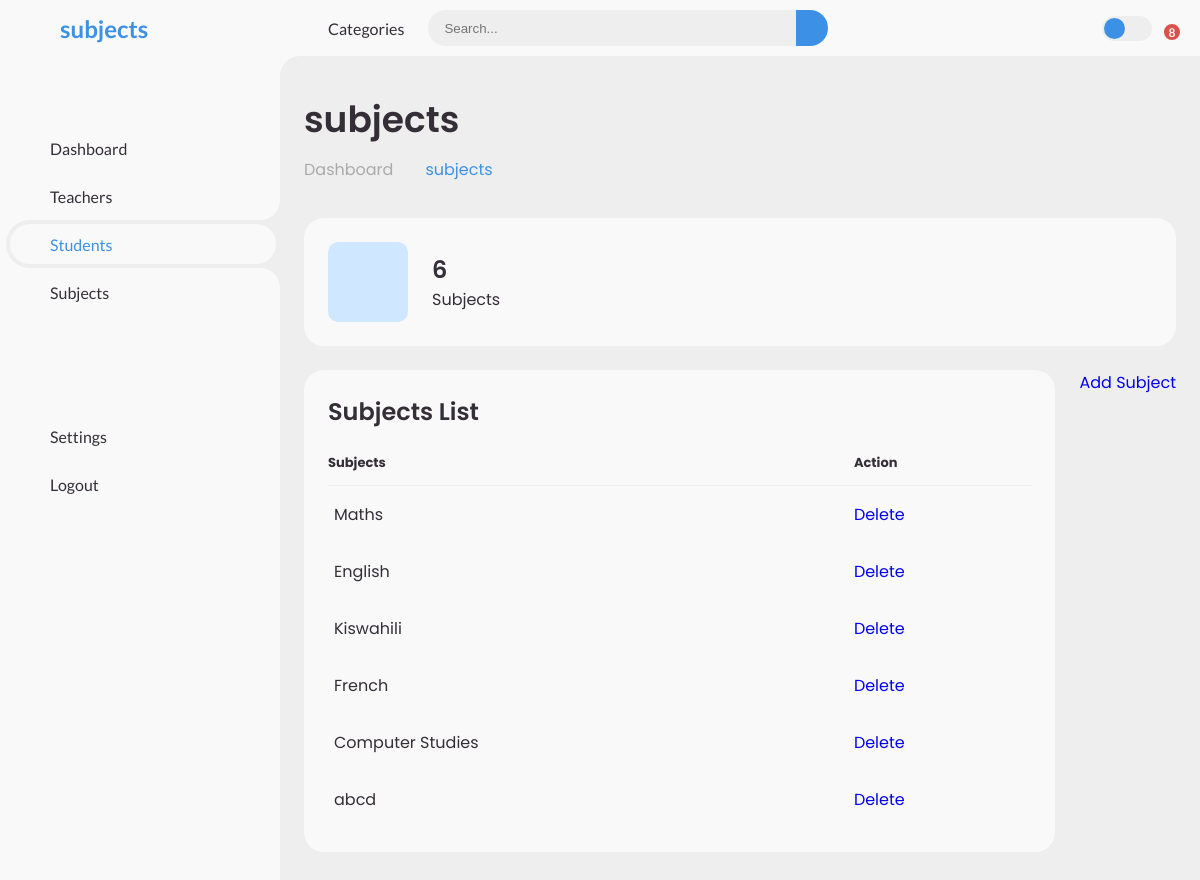
/subjects/, run on the app's committed database.
### playground/models.py (models this page shows, shortened)
class Subject(models.Model):
    name = models.CharField(max_length=100)

### playground/views.py (the view)
# urls.py: path('subjects/', views.subjects_view, name='subjects'),
def subjects_view(request):
    subjects = Subject.objects.all()
    return render(request, 'subjects.html', {'subjects': subjects})

### playground/templates/subjects.html (shortened to what this page needs)
<!DOCTYPE html>
<html lang="en">
  <head>
    {% load static %}
    <link rel="stylesheet" href="{% static 'style.css' %}" />
  </head>
  <body>
    <section id="sidebar">
      <a href="{% url 'subjects' %}" class="brand">
        <span class="text">subjects</span>
      </a>
      <ul class="side-menu top">
        <li>
          <a href="{% url 'dashboard' %}">
            <span class="text">Dashboard</span>
          </a>
        </li>
        <li>
          <a href="{% url 'teachers' %}">
            <span class="text">Teachers</span>
          </a>
        </li>
        <li class="active">
          <a href="{% url 'students' %}">
            <span class="text">Students</span>
          </a>
        </li>
        <li>
          <a href="{% url 'subjects' %}">
            <span class="text">Subjects</span>
          </a>
        </li>
        <li>
          <a href="#">
          </a>
        </li>
      </ul>
      <ul class="side-menu">
        <li>
          <a href="#">
            <span class="text">Settings</span>
          </a>
        </li>
        <li>
          <a href="{% url 'signout' %}">
            <span class="text">Logout</span>
          </a>
        </li>
      </ul>
    </section>
    <section id="content">
      <nav>
        <a href="#" class="nav-link">Categories</a>
        <form action="#">
          <div class="form-input">
            <input type="search" placeholder="Search..." />
            <button type="submit" class="search-btn">
            </button>
          </div>
        </form>
        <label for="switch-mode" class="switch-mode"></label>
        <a href="#" class="notification">
          <span class="num">8</span>
        </a>
      </nav>
      <main>
        <div class="head-title">
          <div class="left">
            <h1>subjects</h1>
            <ul class="breadcrumb">
              <li>
                <a href="{% url 'dashboard' %}">Dashboard</a>
              </li>
              <li>
                <a class="active" href="#">subjects</a>
              </li>
            </ul>
          </div>
        </div>
        <ul class="box-info">
          <li>
            <i class="bx bxs-group"></i>
            <span class="text">
              <h3>{{ subjects.count }}</h3>
              <p>Subjects</p>
            </span>
          </li>
        </ul>
        <div class="table-data">
          <div class="order">
            <div class="head">
              <h3>Subjects List</h3>
            </div>
            <table>
              <thead>
                <tr>
                  <th>Subjects</th>
                  <th>Action</th>
                </tr>
              </thead>
              <tbody>
                {% for subject in subjects %}
                <tr>
                  <td>
                    <p>{{ subject.name }}</p>
                  </td>
                  <td>
                    <a href="{% url 'delete_subject' subject.name %}" class="btn-delete">Delete</a>
                  </td>
                </tr>
                {% endfor %}
              </tbody>
            </table>
          </div>
          <a href="{% url 'add_subject' %}" class="btn-add">Add Subject</a>
        </div>
      </main>
    </section>
  </body>
</html>

### data on the page
Subject: name "Maths"
Subject: name "English"
Subject: name "Kiswahili"
Subject: name "French"
Subject: name "Computer Studies"
Subject: name "abcd"

### other printed values
{{ subjects.count }} "6"
